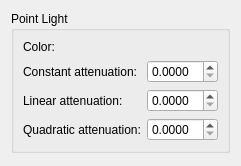
<?xml version="1.0" encoding="UTF-8"?>
<ui version="4.0">
 <class>PointLightWidget</class>
 <widget class="QWidget" name="PointLightWidget">
  <property name="geometry">
   <rect>
    <x>0</x>
    <y>0</y>
    <width>239</width>
    <height>166</height>
   </rect>
  </property>
  <property name="windowTitle">
   <string>Form</string>
  </property>
  <layout class="QGridLayout" name="gridLayout_2">
   <item row="0" column="0">
    <widget class="QGroupBox" name="groupBox">
     <property name="title">
      <string>Point Light</string>
     </property>
     <layout class="QGridLayout" name="gridLayout">
      <item row="0" column="0">
       <widget class="QLabel" name="label">
        <property name="text">
         <string>Color:</string>
        </property>
       </widget>
      </item>
      <item row="0" column="1">
       <widget class="ColorWidget" name="colorWidget" native="true"/>
      </item>
      <item row="1" column="0">
       <widget class="QLabel" name="label_2">
        <property name="text">
         <string>Constant attenuation:</string>
        </property>
       </widget>
      </item>
      <item row="1" column="1">
       <widget class="QDoubleSpinBox" name="constantDoubleSpinBox">
        <property name="decimals">
         <number>4</number>
        </property>
        <property name="singleStep">
         <double>0.100000000000000</double>
        </property>
       </widget>
      </item>
      <item row="2" column="0">
       <widget class="QLabel" name="label_3">
        <property name="text">
         <string>Linear attenuation:</string>
        </property>
       </widget>
      </item>
      <item row="2" column="1">
       <widget class="QDoubleSpinBox" name="linearDoubleSpinBox">
        <property name="decimals">
         <number>4</number>
        </property>
        <property name="singleStep">
         <double>0.100000000000000</double>
        </property>
       </widget>
      </item>
      <item row="3" column="0">
       <widget class="QLabel" name="label_4">
        <property name="text">
         <string>Quadratic attenuation:</string>
        </property>
       </widget>
      </item>
      <item row="3" column="1">
       <widget class="QDoubleSpinBox" name="quadraticDoubleSpinBox">
        <property name="decimals">
         <number>4</number>
        </property>
        <property name="singleStep">
         <double>0.100000000000000</double>
        </property>
       </widget>
      </item>
     </layout>
    </widget>
   </item>
   <item row="0" column="1">
    <spacer name="horizontalSpacer">
     <property name="orientation">
      <enum>Qt::Horizontal</enum>
     </property>
     <property name="sizeHint" stdset="0">
      <size>
       <width>0</width>
       <height>20</height>
      </size>
     </property>
    </spacer>
   </item>
   <item row="1" column="0">
    <spacer name="verticalSpacer">
     <property name="orientation">
      <enum>Qt::Vertical</enum>
     </property>
     <property name="sizeHint" stdset="0">
      <size>
       <width>20</width>
       <height>0</height>
      </size>
     </property>
    </spacer>
   </item>
  </layout>
 </widget>
 <customwidgets>
  <customwidget>
   <class>ColorWidget</class>
   <extends>QWidget</extends>
   <header>colorwidget/colorwidget.h</header>
   <container>1</container>
  </customwidget>
 </customwidgets>
 <resources/>
 <connections/>
</ui>
